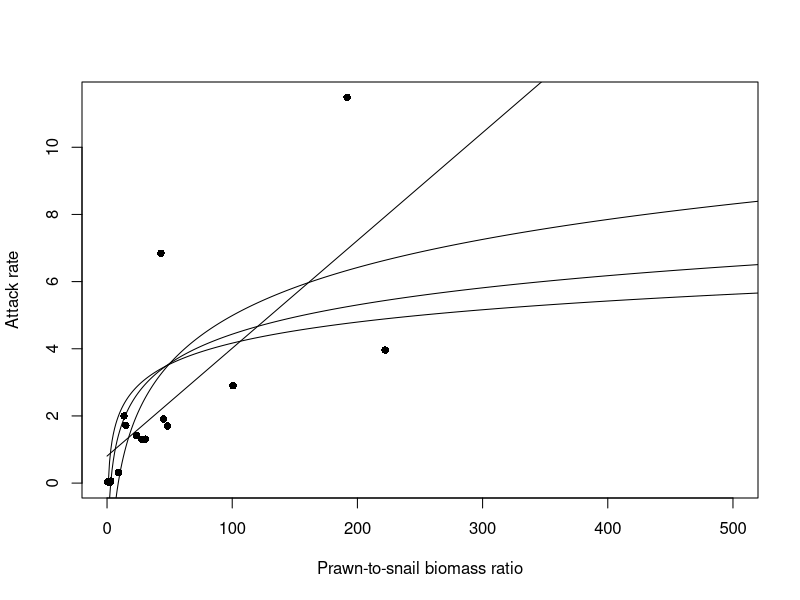
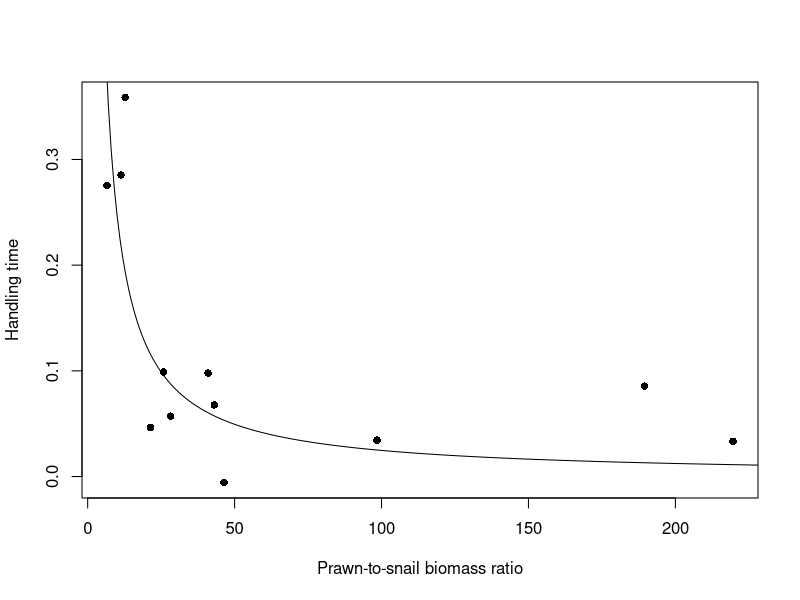

The R source for these figures, in order:
## Fitting alpha and Th functions based on data from Sokolow et al. 2014
## Data extracted from plots using WebPlotDigitizer

#Attack rate model
a_points = read.csv("functional_response_fit/a_points.csv", header = FALSE)

x = c(0:2500)

#a_model = nls(V2 ~ -log(3) + b*log(V1), data = a_points, start = list(b=1))  # Alternate model (linear with forced 0-intercept): lm(a_points[,2] ~ 0 + a_points[,1])
#summary(a_model)
#lines(x, -log(3) + a_model$m$getPars()*log(x))

plot(a_points[,1], a_points[,2], xlab = "Prawn-to-snail biomass ratio", ylab = "Attack rate", pch = 16,
     xlim = c(0,500))

#logarithmic function
a_model = nls(V2 ~ b*log(V1), data = a_points, start = list(b=1))  # Alternate model (linear with forced 0-intercept): lm(a_points[,2] ~ 0 + a_points[,1])
  summary(a_model)
  lines(x, a_model$m$getPars()[1]*log(x))
  
#logarithmic function
a_model = nls(V2 ~ c + b*log(V1), data = a_points, start = list(c = -log(3), b=1))  # Alternate model (linear with forced 0-intercept): lm(a_points[,2] ~ 0 + a_points[,1])
  summary(a_model)
  lines(x, a_model$m$getPars()[1] + a_model$m$getPars()[2]*log(x))

#logarithmic model excluding points that fall in refuge biomass ratio (~6)
a2 = subset(a_points, V1 >= 6)  
  a_model2 = nls(V2 ~ b*log(V1) - c, data = a2, start = list(b=1, c = 3))  # Alternate model (linear with forced 0-intercept): lm(a_points[,2] ~ 0 + a_points[,1])
  summary(a_model2)
  lines(x, a_model2$m$getPars()[1]*log(x) - a_model2$m$getPars()[2])

#linear model
a_model3 = nls(V2 ~ a+b*V1, data = a_points, start = list(a = 0, b=1))  # Alternate model (linear with forced 0-intercept): lm(a_points[,2] ~ 0 + a_points[,1])
  summary(a_model3)
  lines(x, a_model3$m$getPars()[1] + a_model3$m$getPars()[2]*x)
  
AIC(a_model, a_model2, a_model3)  



#hadnling time model  
th_points = read.csv("functional_response_fit/th_points.csv", header = FALSE)

plot(th_points[,1], th_points[,2], xlab = "Prawn-to-snail biomass ratio", ylab = "Handling time", pch = 16)

th_model = nls(V2 ~ 1/(c*V1), data = th_points, start = list(c=1))
summary(th_model)
lines(x, 1/(th_model$m$getPars()*x))

